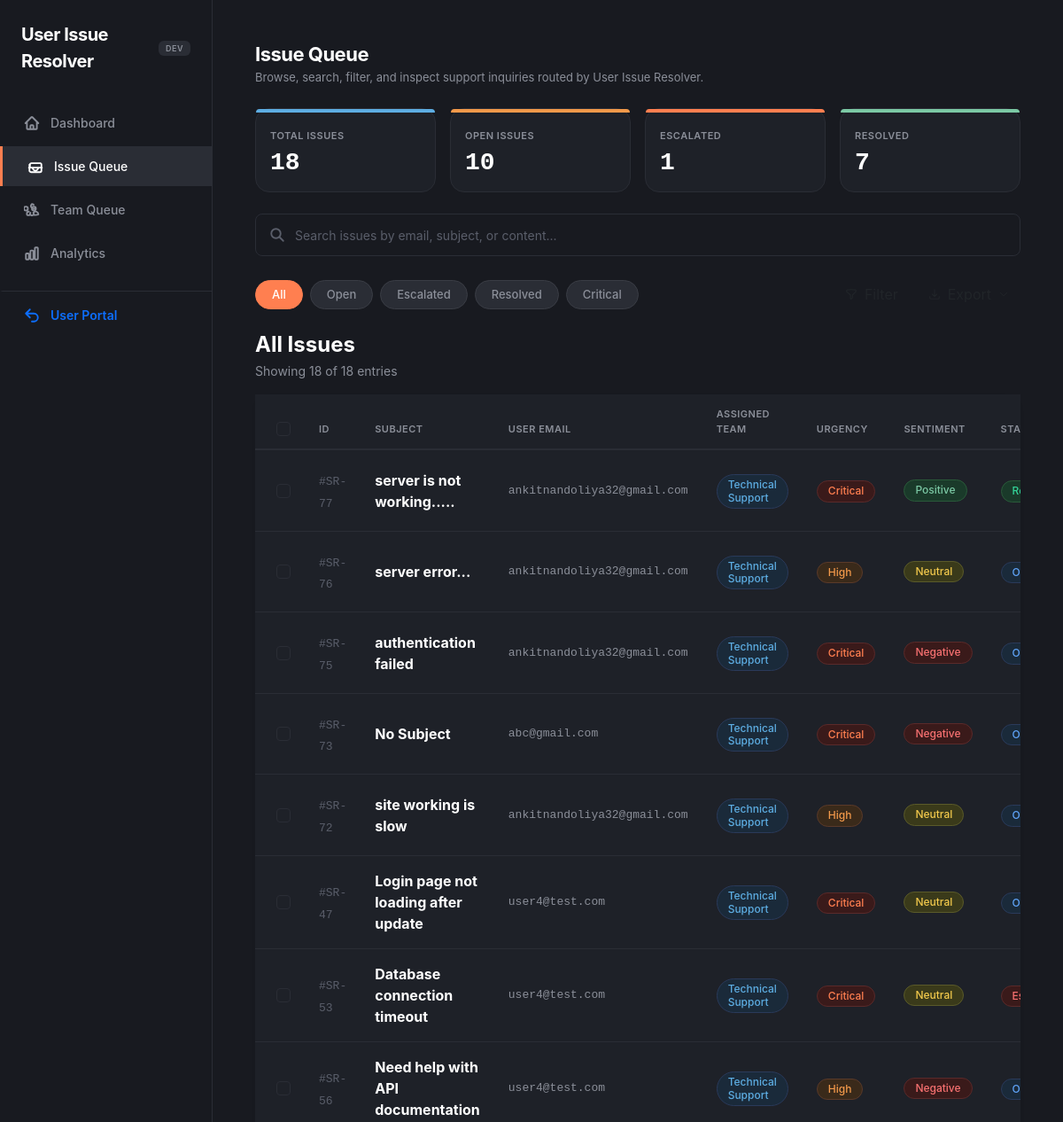
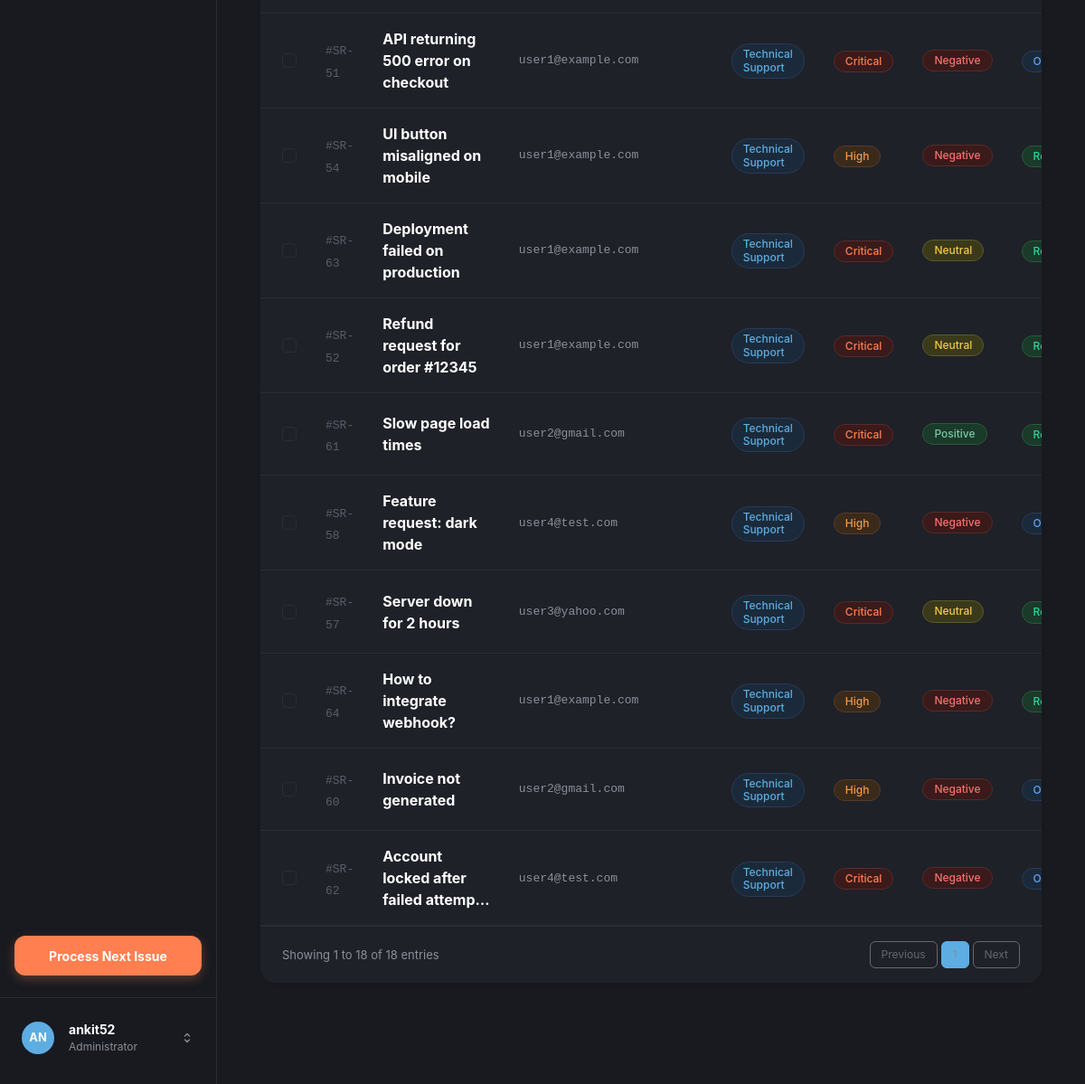
The app's page /developer/issues/?team=Technical+Support (signed in) with its own data (2 pictures, top to bottom).
### issues/models.py (models this page shows, shortened)
class Issue(models.Model):
    STATUS_CHOICES = [
        ('Open', 'Open'),
        ('Resolved', 'Resolved'),
        ('Escalated', 'Escalated'),
    ]
    customer_email = models.EmailField()
    subject = models.CharField(max_length=255, default='No Subject')
    body = models.TextField()
    raw_text = models.TextField(blank=True, default='')
    urgency_score = models.IntegerField(default=0, blank=True, null=True)
    urgency_level = models.CharField(
        max_length=20,
        choices=[
            ('Critical', 'Critical'),
            ('High', 'High'),
            ('Medium', 'Medium'),
            ('Low', 'Low'),
        ],
        default='Low',
        blank=True
    )
    sentiment_score = models.FloatField(default=0.0)
    status = models.CharField(max_length=20, choices=STATUS_CHOICES, default='Open')
    TEAM_CHOICES = [
        ('Technical Support', 'Technical Support'),
        ('Billing', 'Billing'),
        ('Security', 'Security'),
        ('General Inquiry', 'General Inquiry'),
    ]
    assigned_team = models.CharField(max_length=50, choices=TEAM_CHOICES, default='General Inquiry', blank=True)
    created_at = models.DateTimeField(auto_now_add=True)
    resolved_at = models.DateTimeField(null=True, blank=True)
    @property
    def sentiment_category(self):
        if self.sentiment_score >= 0.05:
            return 'Positive'
        elif self.sentiment_score < -0.05:
            return 'Negative'
        return 'Neutral'

### issues/views.py (the view)
# urls.py: path('developer/issues/', views.all_issues_view, name='all_issues'),
@login_required
def all_issues_view(request):
    if not (request.user.is_superuser or request.user.is_staff):
        messages.error(request, "Developer portal requires admin privileges")
        return redirect('user_portal')
    all_issues = Issue.objects.all().order_by('-created_at')
    team_filter = request.GET.get('team')
    if team_filter:
        all_issues = all_issues.filter(assigned_team=team_filter)
    total_count = all_issues.count()
    open_count = all_issues.filter(status='Open').count()
    escalated_count = all_issues.filter(status='Escalated').count()
    resolved_count = all_issues.filter(status='Resolved').count()
    context = {
        'issues': all_issues,
        'total_count': total_count,
        'open_count': open_count,
        'escalated_count': escalated_count,
        'resolved_count': resolved_count,
    }
    return render(request, 'all_issues.html', context)

### templates/all_issues.html (shortened to what this page needs)
{% extends 'base_developer.html' %}
{% block content %}
<div class="space-y-4">
  <div class="mb-4">
    <h4 class="fw-bold mb-1" style="color: #FFFFFF; font-size: 22px; letter-spacing: -0.5px;">Issue Queue</h4>
    <p class="mb-0" style="font-size: 13px; color: #8B8F99 !important;">Browse, search, filter, and inspect support inquiries routed by User Issue Resolver.</p>
  </div>
  <div class="row g-3 mb-4">
    <div class="col-md-3">
      <div class="apple-card card-stat card-stat-total" style="background-color: #1E2128; border: 1px solid #2A2D35 !important; padding: 16px; position: relative;">
        <span class="text-uppercase" style="font-size: 11px; letter-spacing: 0.5px; color: #8B8F99 !important; font-weight: 600;">Total Issues</span>
        <div class="h3 fw-bold data-mono mb-0 mt-1" style="color: #FFFFFF;">{{ total_count }}</div>
      </div>
    </div>
    <div class="col-md-3">
      <div class="apple-card card-stat card-stat-open" style="background-color: #1E2128; border: 1px solid #2A2D35 !important; padding: 16px; position: relative;">
        <span class="text-uppercase" style="font-size: 11px; letter-spacing: 0.5px; color: #8B8F99 !important; font-weight: 600;">Open Issues</span>
        <div class="h3 fw-bold data-mono mb-0 mt-1" style="color: #FFFFFF;">{{ open_count }}</div>
      </div>
    </div>
    <div class="col-md-3">
      <div class="apple-card card-stat card-stat-escalated" style="background-color: #1E2128; border: 1px solid #2A2D35 !important; padding: 16px; position: relative;">
        <span class="text-uppercase" style="font-size: 11px; letter-spacing: 0.5px; color: #8B8F99 !important; font-weight: 600;">Escalated</span>
        <div class="h3 fw-bold data-mono mb-0 mt-1" style="color: #FFFFFF;">{{ escalated_count }}</div>
      </div>
    </div>
    <div class="col-md-3">
      <div class="apple-card card-stat card-stat-resolved" style="background-color: #1E2128; border: 1px solid #2A2D35 !important; padding: 16px; position: relative;">
        <span class="text-uppercase" style="font-size: 11px; letter-spacing: 0.5px; color: #8B8F99 !important; font-weight: 600;">Resolved</span>
        <div class="h3 fw-bold data-mono mb-0 mt-1" style="color: #FFFFFF;">{{ resolved_count }}</div>
      </div>
    </div>
  </div>
  <div class="mb-4">
    <form action="{% url 'search_issues' %}" method="GET" class="position-relative">
      <input type="text" name="q" id="issue-search" placeholder="Search issues by email, subject, or content..." class="form-control" style="background-color: #1E2128; border: 1px solid #2A2D35; border-radius: 8px; color: #FFFFFF; padding-left: 44px; height: 48px; font-size: 14px;">
      <svg class="position-absolute" fill="none" stroke="#5A5E6A" stroke-width="2.5" viewBox="0 0 24 24" style="width: 18px; height: 18px; left: 16px; top: 15px;">
        <path stroke-linecap="round" stroke-linejoin="round" d="M21 21l-6-6m2-5a7 7 0 11-14 0 7 7 0 0114 0z"></path>
      </svg>
    </form>
  </div>
  <div class="d-flex justify-content-between align-items-center mb-4 flex-wrap gap-3">
    <div class="d-flex align-items-center gap-2">
      <button class="filter-pill active" data-filter="all">All</button>
      <button class="filter-pill" data-filter="Open">Open</button>
      <button class="filter-pill" data-filter="Escalated">Escalated</button>
      <button class="filter-pill" data-filter="Resolved">Resolved</button>
      <button class="filter-pill" data-filter="Critical">Critical</button>
    </div>
    <div class="d-flex align-items-center gap-2">
      <button class="btn btn-filter-apple d-flex align-items-center gap-2">
      </button>
      <div class="dropdown">
        <button class="btn btn-filter-apple d-flex align-items-center gap-2" type="button" data-bs-toggle="dropdown" aria-expanded="false">
          <svg fill="none" stroke="currentColor" stroke-width="2" viewBox="0 0 24 24" style="width: 14px; height: 14px;">
            <path stroke-linecap="round" stroke-linejoin="round" d="M3 16.5v2.25A2.25 2.25 0 005.25 21h13.5A2.25 2.25 0 0021 18.75V16.5M7.5 12l4.5 4.5m0 0l4.5-4.5M12 16.5V3"></path>
          </svg>
          <svg fill="none" stroke="currentColor" stroke-width="2" viewBox="0 0 24 24" style="width: 12px; height: 12px;">
            <path stroke-linecap="round" stroke-linejoin="round" d="M19.5 8.25l-7.5 7.5-7.5-7.5"></path>
          </svg>
        </button>
      </div>
    </div>
  </div>
  <div class="d-flex justify-content-between align-items-center mb-3">
    <div>
      <h3 class="fw-bold mb-1 text-white" style="font-size: 24px; font-weight: 700;">All Issues</h3>
      <p class="mb-0" style="font-size: 14px; color: #8B8F99 !important;">Showing <span id="showing-count">{{ issues|length }}</span> of {{ total_count }} entries</p>
    </div>
  </div>
  <div class="apple-card p-0 shadow-sm border-0 mb-5" style="border-color: #2A2D35 !important; background-color: #1E2128; padding: 24px;">
    <div class="table-responsive">
      <table class="table table-dark-theme align-middle mb-0" id="all-issues-table">
        <thead>
          <tr>
            <th width="40" class="ps-4">
              <input type="checkbox" id="select-all-checkbox" class="form-check-input" style="background-color: #1E2128; border-color: #2A2D35;">
            </th>
            <th width="90">ID</th>
            <th>Subject</th>
            <th>User Email</th>
            <th>Assigned Team</th>
            <th>Urgency</th>
            <th width="160">Sentiment</th>
            <th>Status</th>
          </tr>
        </thead>
        <tbody>
          {% for issue in issues %}
          <tr style="height: 56px;" class="issue-row" data-status="{{ issue.status }}" data-urgency="{% if issue.urgency_score > 0.75 %}Critical{% elif issue.urgency_score > 0.5 %}High{% elif issue.urgency_score > 0.25 %}Medium{% else %}Low{% endif %}">
            <td class="ps-4">
              <input type="checkbox" class="form-check-input row-checkbox" style="background-color: #1E2128; border-color: #2A2D35;">
            </td>
            <td>
              <span class="text-dim data-mono" style="font-size: 13px;">#SR-{{ issue.id }}</span>
            </td>
            <td>
              <span class="text-white fw-bold">{{ issue.subject|truncatechars:35 }}</span>
            </td>
            <td class="data-mono text-muted" style="font-size: 13px;">
              {{ issue.customer_email }}
            </td>
            <td>
              {% if issue.assigned_team == 'Technical Support' %}
                <span class="badge-apple badge-team-tech">Technical Support</span>
              {% elif issue.assigned_team == 'Billing' %}
                <span class="badge-apple badge-team-billing">Billing</span>
              {% elif issue.assigned_team == 'Security' %}
                <span class="badge-apple badge-team-security">Security</span>
              {% else %}
                <span class="badge-apple badge-team-general">General Inquiry</span>
              {% endif %}
            </td>
            <td>
              {% if issue.urgency_level == 'Critical' %}
                <span class="badge-apple" style="background-color: #3A1A1A; color: #FF7F50; border: 1px solid #5A2A2A !important;">Critical</span>
              {% elif issue.urgency_level == 'High' %}
                <span class="badge-apple" style="background-color: #3A2A1A; color: #F2994A; border: 1px solid #5A3A2A !important;">High</span>
              {% elif issue.urgency_level == 'Medium' %}
                <span class="badge-apple" style="background-color: #3A3A1A; color: #F2C94C; border: 1px solid #5A5A2A !important;">Medium</span>
              {% else %}
                <span class="badge-apple" style="background-color: #1A3A2A; color: #7BC8A4; border: 1px solid #2A5A3A !important;">Low</span>
              {% endif %}
            </td>
            <td>
              <div class="d-flex align-items-center gap-2">
                {% if issue.sentiment_category == 'Positive' %}
                  <span class="badge-apple" style="background-color: #1A3A2A; color: #7BC8A4; border: 1px solid #2A5A3A !important;">Positive</span>
                {% elif issue.sentiment_category == 'Negative' %}
                  <span class="badge-apple" style="background-color: #3A1A1A; color: #F87171; border: 1px solid #5A2A2A !important;">Negative</span>
                {% else %}
                  <span class="badge-apple" style="background-color: #3A3A1A; color: #F2C94C; border: 1px solid #5A5A2A !important;">Neutral</span>
                {% endif %}
              </div>
            </td>
            <td>
              {% if issue.status == 'Open' %}
                <span class="badge-apple badge-status-open">Open</span>
              {% elif issue.status == 'Escalated' %}
                <span class="badge-apple badge-status-escalated">Escalated</span>
              {% else %}
                <span class="badge-apple badge-status-resolved">Resolved</span>
              {% endif %}
            </td>
          </tr>
          {% empty %}
          <tr>
            <td colspan="10" class="text-center py-4 text-muted">No issues found.</td>
          </tr>
          {% endfor %}
        </tbody>
      </table>
    </div>
    <div class="d-flex justify-content-between align-items-center px-4 py-3 border-top border-light" style="border-top-color: #2A2D35 !important; font-size: 13px; color: #8B8F99;">
      <span>Showing 1 to {{ issues|length }} of {{ total_count }} entries</span>
      <div class="d-flex align-items-center gap-1">
        <button class="btn btn-filter-apple disabled" style="height: 30px; padding: 0 12px; font-size: 12px;">Previous</button>
        <button class="btn btn-filter-apple active" style="height: 30px; padding: 0 12px; font-size: 12px; background-color: #5DADE2; border-color: #5DADE2;">1</button>
        <button class="btn btn-filter-apple disabled" style="height: 30px; padding: 0 12px; font-size: 12px;">Next</button>
      </div>
    </div>
  </div>
</div>
{% endblock %}

### templates/base_developer.html (shortened to what this page needs)
<!DOCTYPE html>
<html lang="en">
<head>
  <link href="https://cdn.jsdelivr.net/npm/bootstrap@5.3.0/dist/css/bootstrap.min.css" rel="stylesheet">
</head>
<body>
  <aside class="sidebar">
    <div class="d-flex flex-column">
      <div class="sidebar-logo d-flex align-items-center justify-content-between">
        <a href="{% url 'landing' %}" class="sidebar-logo-text">User Issue Resolver</a>
        <span class="badge" style="border-radius: 6px; background-color: #2A2D35 !important; color: #8B8F99 !important; font-size: 9px; font-weight: 600; padding: 4px 8px; text-transform: uppercase; letter-spacing: 0.5px;">Dev</span>
      </div>
      <nav class="d-flex flex-column gap-1">
        <a href="{% url 'developer_dashboard' %}" class="sidebar-link {% if request.resolver_match.url_name == 'developer_dashboard' %}active{% endif %}">
          Dashboard
        </a>
        <a href="{% url 'all_issues' %}" class="sidebar-link {% if request.resolver_match.url_name == 'all_issues' or request.resolver_match.url_name == 'issue_detail' %}active{% endif %}">
          Issue Queue
        </a>
        <a href="{% url 'team_queue' %}" class="sidebar-link {% if request.resolver_match.url_name == 'team_queue' %}active{% endif %}">
          Team Queue
        </a>
        <a href="{% url 'analytics' %}" class="sidebar-link {% if request.resolver_match.url_name == 'analytics' %}active{% endif %}">
          Analytics
        </a>
        <a href="{% url 'user_portal' %}" class="sidebar-link text-primary fw-semibold mt-3 pt-3 border-top" style="border-top-color: var(--apple-border) !important;">
          <svg class="sidebar-icon text-primary" fill="none" stroke="currentColor" stroke-width="2.5" viewBox="0 0 24 24">
            <path stroke-linecap="round" stroke-linejoin="round" d="M9 15L3 9m0 0l6-6M3 9h12a6 6 0 010 12h-3"></path>
          </svg>
          User Portal
        </a>
      </nav>
    </div>
    <div class="mt-auto">
      <div class="px-3 mb-4">
        <a href="{% url 'next_issue' %}" class="btn w-100 d-flex align-items-center justify-content-center fw-bold text-white" style="background-color: #FF7F50; border-radius: 12px; height: 44px; font-size: 14px; box-shadow: 0 4px 12px rgba(255, 127, 80, 0.3); transition: transform 0.2s, box-shadow 0.2s;" onmouseover="this.style.transform='translateY(-1px)'; this.style.boxShadow='0 6px 16px rgba(255, 127, 80, 0.4)';" onmouseout="this.style.transform='translateY(0)'; this.style.boxShadow='0 4px 12px rgba(255, 127, 80, 0.3)';">
          Process Next Issue
        </a>
      </div>
      <div class="px-3 pt-3 border-top position-relative" style="border-top-color: var(--apple-border) !important;">
      <div id="profile-toggle" class="d-flex align-items-center gap-3 px-2 py-2 rounded-2" style="cursor: pointer; transition: background-color 0.15s ease;" onmouseover="this.style.backgroundColor='#2A2D35'" onmouseout="this.style.backgroundColor='transparent'">
        <div class="rounded-circle d-flex align-items-center justify-content-center fw-bold text-white" style="width: 36px; height: 36px; min-width: 36px; font-size: 13px; background-color: #5DADE2; text-transform: uppercase;">
          {{ user.username|slice:":2"|upper }}
        </div>
        <div class="flex-grow-1 min-w-0">
          <div class="fw-bold text-truncate" style="font-size: 14px; color: #FFFFFF;">
            {% if user.get_full_name %}{{ user.get_full_name }}{% else %}{{ user.username }}{% endif %}
          </div>
          <div style="font-size: 12px; color: #8B8F99;">
            {% if user.is_superuser %}Administrator{% else %}Tier 2 Specialist{% endif %}
          </div>
        </div>
        <svg fill="none" stroke="#8B8F99" stroke-width="2" viewBox="0 0 24 24" style="width: 16px; height: 16px; flex-shrink: 0;">
          <path stroke-linecap="round" stroke-linejoin="round" d="M8.25 15L12 18.75 15.75 15m-7.5-6L12 5.25 15.75 9"></path>
        </svg>
      </div>
    </div>
  </aside>
  <div class="main-wrapper">
    <div class="container-fluid px-5 py-4" style="max-width: 1140px; margin: 0 auto;">
      {% block content %}
      {% endblock %}
    </div>
  </div>
</body>
</html>

### records on screen
Issue: id "77", subject "server is not working.....", customer_email "ankitnandoliya32@gmail.com", shows "Technical Support", urgency_level "Critical", sentiment_score "Positive", status "Resolved"
Issue: id "76", subject "server error...", customer_email "ankitnandoliya32@gmail.com", shows "Technical Support", urgency_level "High", sentiment_score "Neutral", status "Open"
Issue: id "75", subject "authentication failed", customer_email "ankitnandoliya32@gmail.com", shows "Technical Support", urgency_level "Critical", sentiment_score "Negative", status "Open"
Issue: id "73", subject "No Subject", customer_email "abc@gmail.com", shows "Technical Support", urgency_level "Critical", sentiment_score "Negative", status "Open"
Issue: id "72", subject "site working is slow", customer_email "ankitnandoliya32@gmail.com", shows "Technical Support", urgency_level "High", sentiment_score "Neutral", status "Open"
Issue: id "47", subject "Login page not loading after update", customer_email "user4@test.com", shows "Technical Support", urgency_level "Critical", sentiment_score "Neutral", status "Open"
Issue: id "53", subject "Database connection timeout", customer_email "user4@test.com", shows "Technical Support", urgency_level "Critical", sentiment_score "Neutral", status "Escalated"
Issue: id "56", subject "Need help with API documentation", customer_email "user4@test.com", shows "Technical Support", urgency_level "High", sentiment_score "Negative", status "Open"
Issue: id "51", subject "API returning 500 error on checkout", customer_email "user1@example.com", shows "Technical Support", urgency_level "Critical", sentiment_score "Negative", status "Open"
Issue: id "54", subject "UI button misaligned on mobile", customer_email "user1@example.com", shows "Technical Support", urgency_level "High", sentiment_score "Negative", status "Resolved"
Issue: id "63", subject "Deployment failed on production", customer_email "user1@example.com", shows "Technical Support", urgency_level "Critical", sentiment_score "Neutral", status "Resolved"
Issue: id "52", subject "Refund request for order #12345", customer_email "user1@example.com", shows "Technical Support", urgency_level "Critical", sentiment_score "Neutral", status "Resolved"
Issue: id "61", subject "Slow page load times", customer_email "user2@gmail.com", shows "Technical Support", urgency_level "Critical", sentiment_score "Positive", status "Resolved"
Issue: id "58", subject "Feature request: dark mode", customer_email "user4@test.com", shows "Technical Support", urgency_level "High", sentiment_score "Negative", status "Open"
Issue: id "57", subject "Server down for 2 hours", customer_email "user3@yahoo.com", shows "Technical Support", urgency_level "Critical", sentiment_score "Neutral", status "Resolved"
Issue: id "64", subject "How to integrate webhook?", customer_email "user1@example.com", shows "Technical Support", urgency_level "High", sentiment_score "Negative", status "Resolved"
Issue: id "60", subject "Invoice not generated", customer_email "user2@gmail.com", shows "Technical Support", urgency_level "High", sentiment_score "Negative", status "Open"
Issue: id "62", subject "Account locked after failed attemp…", customer_email "user4@test.com", shows "Technical Support", urgency_level "Critical", sentiment_score "Negative", status "Open"

### other values on screen
{{ user.username|slice:":2"|upper }} "AN"
{{ user.username }} "ankit52"
{{ total_count }} "18"
{{ open_count }} "10"
{{ escalated_count }} "1"
{{ resolved_count }} "7"
{{ issues|length }} "18"
